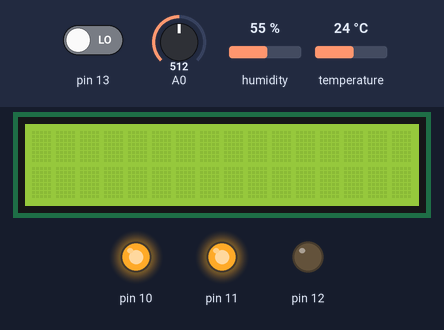
The sketch below on a simulated Arduino Mega 2560, built with avr-gcc and run on an emulated ATmega2560. Shown: 16×2 character LCD, output pins drawn as LEDs (lit = HIGH). The test bench sets the inputs (shaded band); at power-on: pin 13 LOW, A0 = 512, humidity 55 %, temperature 24 °C. What the sketch prints to the serial monitor is not drawn.

Above: at 1.6 s.
1.7 s: pin 13 driven HIGH
At 3.5 s:
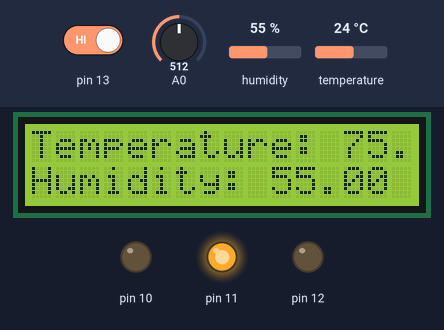
Timing chart, 0 to 5.0 s (numbered marks = the images above; inputs shaded):
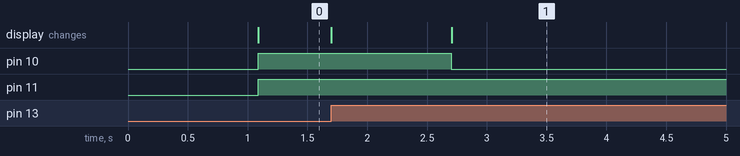

The sketch:

SwampCooler.ino
```cpp
// CPE 301- Semester Project; Swamp Cooler
// Team 14- John Busse, Dylan Sherrillo

/* Appropriate Libraries:
 *  Servo Motor
 *  DHT11
 *  LCD
 *  DS 1307 RTC
 *
 * Unusable Libraries:
 *  DC Motor
 *  Water Sensor
 *  Potentiometers
 *  Thermister
 *
 *  Wired Library:
 *  GPIO:
 *    [pinMode] may not be used
 *    [digitalRead] and [digitalWrite] may not be used
 *  ADC:
 *    [analogRead] and [analogWrite] may not be used
 *  We may use [Serial] library methods
 *  Timer configurations muse be performed as they were in class
 */

/*Components Needed:
 * Button       (Start/Stop)            [p.59, Lesson 5] Pin13 (PB7)
 * RGB LED      (State monitor)         [p.50, Lesson 4] Pin12, 11, 10 (PB6, PB5, PB4)
 * -220 resistor for each light
 * Fan + Motor                          [p.191,Lesson29] Pin9, 8, 7 (PH3, PE3, PG5)
 * -Power Supply
 * -L293D IC
 * DHT Temp/Humidity Sensor             [p.91, Lesson12] Pin 6, 5V (PE1)
 * Water Level Sensor                   [p.131,Lesson18] A0, 5V
 * LCD Screen   (Humidity/Temp readout) [p.152,Lesson22] Pin12-7 5V Pin 22, 23, 24, 25, 26, 27
 * -Potentiometer (10K)
 * Real Time Clock Module               [p.136,Lesson19] SDA/SCL pins, 5V
 */

/*
 * Completed Project Requirements:
 * Monitor the water levels in a reservoir and print an alert when the level is too low
 * Monitor and display the current air temp and humidity on an LCD screen
 * Start and stop a fan motor as needed when the temperature falls out of a specified range (high or low)
 * Allow a user to use a control to adjust the angle of an output vent from the system
 * Allow a user to enable or disable the system using an on/off button
 * Record the time and date every time the motor is turned on or off. This information should be transmitted to a host computer (over USB)
 */

#include <DHT.h>            // DHT Temperature/Humidity Sensor (Pin 6)
#include <LiquidCrystal.h>  // LCD Display (Pins 22-27)
#include <Wire.h>

// Define registers and whatnot

//DHT
DHT dht(6, DHT11); //DHT temp/humid sensor, pin 6, DHT type DHT11

// LCD
LiquidCrystal lcd(22, 23, 24, 25, 26, 27); // LCD Screen
//  [22] = (RS) Register Select
//  [23] = (E) Enabling pin
//  [24-27] = Data

// Digital Port B Registers; Button (PB7), LCDs (PB6, PB5, PB4)  [Blue, Green, Red]
volatile unsigned char* port_b = (unsigned char*) 0x25;
volatile unsigned char* ddr_b = (unsigned char*) 0x24;
volatile unsigned char* pin_b = (unsigned char*) 0x23;

// Digital Port H Registers; Fan/Motor (PH6, PH5, PH4)
volatile unsigned char* port_h = (unsigned char*) 0x18;
volatile unsigned char* ddr_h = (unsigned char*) 0x17;
volatile unsigned char* pin_h = (unsigned char*) 0x16;

//Analog; Water Level Sensor
volatile unsigned char* my_ADMUX = (unsigned char*) 0x7C;
volatile unsigned char* my_ADCSRB = (unsigned char*) 0x7B;
volatile unsigned char* my_ADCSRA = (unsigned char*) 0x7A;
volatile unsigned int* my_ADCH_DATA = (unsigned int*) 0x79;
volatile unsigned int* my_ADCL_DATA = (unsigned int*) 0x78;
unsigned char WATER_LEVEL_PORT = 0;

// Timer Pointers
volatile unsigned char *myTCCR1A  = (unsigned char*) 0x80;
volatile unsigned char *myTCCR1B  = (unsigned char*) 0x81;
volatile unsigned char *myTCCR1C  = (unsigned char*) 0x82;
volatile unsigned char *myTIMSK1  = (unsigned char*) 0x6F;
volatile unsigned char *myTIFR1   = (unsigned char*) 0x36;
volatile unsigned int  *myTCNT1   = (unsigned int* ) 0x84;

#define WATER_THRESHOLD 100
#define TEMP_THRESHOLD 70.0

//States
enum state {
 off = 0, //Yellow
 idle = 1, //Green
 error = 2, //Red
 cooling = 3 //Blue
};

// Start in off state
enum state cooler = off;

void setup() {
  adc_init();           // Initialize the ADC, used for the water level sensor

  Serial.begin(9600);   // Initialize Serial Port, 9600 Baud rate

  lcd.begin(16, 2);     // Set up lcd, 16 columns, 2 rows
  //use: lcd.print("Text or ");
  //      lcd.print(variable);

  dht.begin();          // Initialize DHT temp/humid sensor

  Wire.begin();         // Initialize the clock wire

  //Port B setup, set PB7 as input, PB 6-4 as output
  *ddr_b |= 0x70; //Set set bits 6, 5, and 4 to 1 to enable output
  *port_b &= 0x0F;  // Drive all relevant bits low
  // PB7 is the button
  // PB6 is the blue LED
  // PB5 is the green LED
  // PB4 is the red LED
  // Red + Green = yellow LED

  //Port H setup, set PB6-PB4 as output
  // x111xxxx
  *ddr_h &= 0x00;
  // PB6- Enable Fan, PB5 & 4 control direction

  *port_h |= 0x20;  //Establish fan direction
}

void loop() {
  delay(1000);

  unsigned int water = adc_read(0);
  float temp = dht.readTemperature(true); //Reads the temp in fahrenheit
  float humi = dht.readHumidity();

  Serial.print("Humidity: ");
  Serial.print(humi);
  Serial.print("% Temperature: ");
  Serial.print(temp);
  Serial.print(" Water: ");
  Serial.print(water);
  Serial.print('\n');

  switch(cooler)
  {
    case off:
      Serial.print("Disabled\n");
      off_state();
      break;
    case idle:
      Serial.print("Idle\n");
      idle_state();
      break;
    case error:
      Serial.print("Error\n");
      error_state();
      break;
    case cooling:
      Serial.print("Cooling\n");
      cooling_state;
      break;
    default:
      break;
  }
}

// Machine States
/*DISABLED state: Yellow LED
  No monitoring of temp or water
  Only monitor start button*/
void off_state()
{
  lcd.clear();      // clear the LCD screen
  lcd.noDisplay();  // turn off the LCD display

  *port_h &= 0xBF;  // Turn off fan
  *port_b &= 0x80;  // Turn the LEDs off
  *port_b |= 0x30;  // Turn yellow on

  //Wait for the button on PB7 to be pressed
  while ((*pin_b & (1 << 7)) == 0) { }

  cooler = idle;
  lcd.display();    // turn the LCD back on
}

/* Idle state: Green LED
    Monitor water level and temp
    if Water gets too low, go to ERROR state
    if Temp goes too high, go to COOLING state
    record exact transition times using real time clock*/
void idle_state()
{
  //~~record start time~~
  *port_h &= 0xBF;  // Turn off fan
  *port_b &= 0x80;  // Turn the LEDs off
  *port_b |= 0x20;  // Turn green on

  unsigned int water = adc_read(0); // Read water level
  float temp = dht.readTemperature(true); //Temp in fahrenheit
  float humi = dht.readHumidity();

  lcd.print("Temperature: ");
  lcd.print(temp);
  lcd.setCursor(0, 1);
  lcd.print("Humidity: ");
  lcd.print(humi);

  if (water < WATER_THRESHOLD)
    {
      //record transition time
      cooler = error;
    }
  else if (temp > TEMP_THRESHOLD)
    {
      //record transition time
      cooler = cooling;
    }
}

/* ERROR state: Red LED
 Motor off
 Transition to idle when water is above THRESHOLD
 Display error message on LCD
 */
void error_state()
{
  *port_h &= 0xBF;  // Turn off fan
  *port_b &= 0x80;  // Turn the LEDs off
  *port_b |= 0x10;  // Turn red on

  lcd.clear();
  lcd.print("Low Water");

  unsigned int water = adc_read(0); // Read water level

  while (water < WATER_THRESHOLD)
  {
    delay(1000);
      water = adc_read(0);
      lcd.setCursor(0, 1);  //Force the LCD to the second line
      lcd.print("Level: ");
      lcd.print(water);
  }

  cooler = idle;
  lcd.clear();
}

// Cooling state: Blue LED, Fan on, check water level and temperature
void cooling_state() //
{
  // Enable fan and blue light
  *port_b &= 0x80; // Turn the LEDs off
  *port_b |= 0x40; // Turn blue on

  *port_h |= 0x40; // Turn on the fan

  //Serial.print("Fan on\n");
  //lcd.print("Fan on");


  // Check water level and tempearture
  // If water level is below THRESHOLD, cooler = error
  // If tempurature is below THRESHOLD, cooler = idle
  // otherwise, print temp and humidity, cooler = cooling
}

// Initialize ADC
void adc_init()
{
  // set up the A register
  // set bit 7 to 1 to enable ADC
  // set bit 5 to 0 to disable ADC trigger
  // set bit 3 to 0 to disable ADC interrupt
  // set bit 2-0 to 0 to set prescaler selection to slow reading
  // 1X0X0000
  *my_ADCSRA |= 0x80; // set bit 7 to 1 to enable the ADC
  *my_ADCSRA &= 0XD0; // clear bits 5, 3-0 to 0

  // set up the B register
  // bit 3 to 0 to reset channel and gain bits
  // bits 2-0 to 0 to set free running mode
  // XXXX0000
  *my_ADCSRB &= 0xF0; // clear bits 3-0 to 0

  // set up the MUX Register
  // bit 7 to 0 for AVCC reference
  // bit 5 to 0 for right adjust result
  // bit 4-0 to 0 to reset the channel and gain bits
  // bit 6 to 1 for AVCC analog reference
  // 01000000
  *my_ADMUX  &= 0x00; // clear all bits to 0
  *my_ADMUX  |= 0x40; // set bit 6 to 1
}

unsigned int adc_read(unsigned char adc_channel_num)
{
  // reset the channel and gain bits (MUX 4:0)
  // XXX00000;
  *my_ADMUX  &= 0xE0;

  // clear the channel selection bits (MUX 5)
  // XXXX0XXX
  *my_ADCSRB &= 0xF7;

  // set the channel number
  if(adc_channel_num > 7)
  {
    // set the channel selection bits, but remove the most significant bit (bit 3)
    adc_channel_num -= 8;

    // set MUX bit
    *my_ADCSRB |= 0x01;
  }

  // set the channel selection bits
  *my_ADMUX  += adc_channel_num;

  // set bit 6 of ADCSRA to 1 to start a conversion
  *my_ADCSRA |= 0x60;

  // wait for the conversion to complete
  // while flag bit = 0
  while((*my_ADCSRA&(1<<ADIF))==0);
  // reset ADC interrupt flag bit 4
  *my_ADCSRA |= 0x10;

  // return the result in the ADC data register
  return *my_ADCH_DATA;
}
```

Measured:
- after the input at 1.7 s, pin 10: HIGH → LOW after 1.0 s
